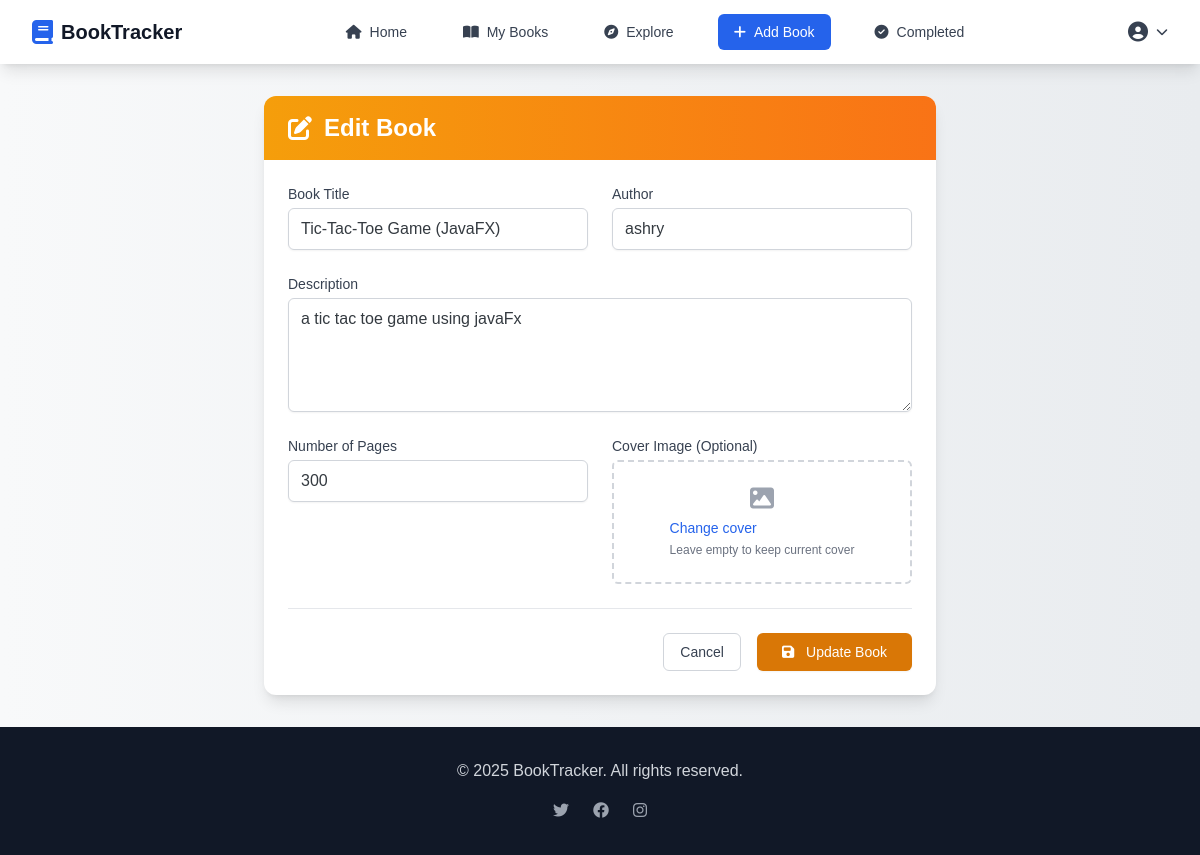
Page /update_book/1 (signed in) on the committed database.
### web/models.py (models this page shows, shortened)
class book(db.Model):
    id = db.Column(db.Integer, primary_key=True)
    title = db.Column(db.String(150), nullable=False)
    author = db.Column(db.String(150), nullable=False)
    description = db.Column(db.String(500))
    cover_image_url = db.Column(db.String(500))
    pages_number = db.Column(db.Integer, nullable=False)
    user_id = db.Column(db.Integer, db.ForeignKey('user.id'))
    owner = db.relationship('User', back_populates='books')
    reader_users = db.relationship(
        'User',
        secondary=currently_reading,
        back_populates='currently_reading_books'
    )
    completed_by_users = db.relationship(
        'User',
        secondary=completed_books,
        back_populates='completed_books'
    )

### web/views.py (the view, shortened to what this page needs)
@views.route('/update_book/<int:book_id>', methods=["GET","POST"])
def update_book(book_id):
    if session.get("user_id"):
        user_id = session["user_id"]
        book_to_update = book.query.filter_by(id=book_id, user_id=user_id).first()
        if not book_to_update:
            return redirect(url_for('views.MyBooks'))
        return render_template("edit-book.html", book=book_to_update)
    else:
        return redirect(url_for('auth.login'))

### web/templates/edit-book.html (shortened to what this page needs)
{% extends 'home.html' %}
{% block container %}
<div class="max-w-2xl mx-auto">
  <div class="bg-white rounded-xl shadow-lg overflow-hidden">
    <div class="bg-gradient-to-r from-amber-500 to-orange-500 px-6 py-4">
      <h1 class="text-2xl font-bold text-white flex items-center">
        <i class="fas fa-edit mr-3"></i>
        Edit Book
      </h1>
    </div>
    <div class="p-6">
      <form class="space-y-6" method="post" enctype="multipart/form-data">
        <div class="grid grid-cols-1 md:grid-cols-2 gap-6">
          <div>
            <label for="title" class="block text-sm font-medium text-gray-700">Book Title</label>
            <input
              type="text"
              id="title"
              name="title"
              required
              value="{{ book.title }}"
              class="mt-1 block w-full px-3 py-2 border border-gray-300 rounded-md shadow-sm focus:outline-none focus:ring-primary-500 focus:border-primary-500 transition-colors"
              placeholder="Enter book title"
            >
          </div>
          <div>
            <label for="author" class="block text-sm font-medium text-gray-700">Author</label>
            <input
              type="text"
              id="author"
              name="author"
              required
              value="{{ book.author }}"
              class="mt-1 block w-full px-3 py-2 border border-gray-300 rounded-md shadow-sm focus:outline-none focus:ring-primary-500 focus:border-primary-500 transition-colors"
              placeholder="Enter author name"
            >
          </div>
        </div>
        <div>
          <label for="description" class="block text-sm font-medium text-gray-700">Description</label>
          <textarea
            id="description"
            name="description"
            rows="4"
            required
            class="mt-1 block w-full px-3 py-2 border border-gray-300 rounded-md shadow-sm focus:outline-none focus:ring-primary-500 focus:border-primary-500 transition-colors"
            placeholder="Enter book description"
          >{{ book.description }}</textarea>
        </div>
        <div class="grid grid-cols-1 md:grid-cols-2 gap-6">
          <div>
            <label for="pages_number" class="block text-sm font-medium text-gray-700">Number of Pages</label>
            <input
              type="number"
              id="pages_number"
              name="pages_number"
              required
              min="1"
              value="{{ book.pages_number }}"
              class="mt-1 block w-full px-3 py-2 border border-gray-300 rounded-md shadow-sm focus:outline-none focus:ring-primary-500 focus:border-primary-500 transition-colors"
              placeholder="Enter page count"
            >
          </div>
          <div>
            <label for="cover_image" class="block text-sm font-medium text-gray-700">Cover Image (Optional)</label>
            <div class="mt-1">
              <label class="w-full flex justify-center px-6 pt-5 pb-6 border-2 border-gray-300 border-dashed rounded-md cursor-pointer hover:bg-gray-50 transition-colors">
                <div class="space-y-1 text-center">
                  <i class="fas fa-image text-gray-400 text-2xl"></i>
                  <div class="flex text-sm text-gray-600">
                    <span class="relative bg-white rounded-md font-medium text-primary-600 hover:text-primary-500">
                      Change cover
                    </span>
                  </div>
                  <p class="text-xs text-gray-500">Leave empty to keep current cover</p>
                </div>
              </label>
            </div>
          </div>
        </div>
        <div class="flex justify-end space-x-4 pt-6 border-t">
          <button
            type="button"
            onclick="history.back()"
            class="px-4 py-2 border border-gray-300 rounded-md text-sm font-medium text-gray-700 hover:bg-gray-50 focus:outline-none focus:ring-2 focus:ring-offset-2 focus:ring-primary-500 transition-colors"
          >
            Cancel
          </button>
          <button
            type="submit"
            class="px-6 py-2 border border-transparent rounded-md shadow-sm text-sm font-medium text-white bg-amber-600 hover:bg-amber-700 focus:outline-none focus:ring-2 focus:ring-offset-2 focus:ring-amber-500 transition-colors"
          >
            <i class="fas fa-save mr-2"></i>
            Update Book
          </button>
        </div>
      </form>
    </div>
  </div>
</div>
{% endblock %}

### web/static/css/style.css (style rules this page uses)
body { font-family: "Hanken Grotesk", sans-serif; background: linear-gradient(to right, #f8f9fa, #e9ecef); color: #343a40; min-height: 100vh; display: flex; flex-direction: column; }

### rows in the picture
book: title "Tic-Tac-Toe Game (JavaFX)", author "ashry", description "a tic tac toe game using javaFx", pages_number "300"
